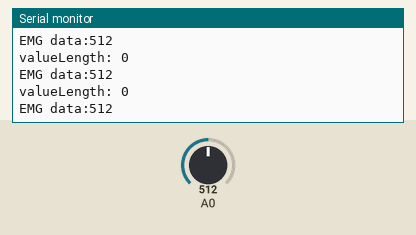
This sketch was run on a simulated Arduino Uno, built with avr-gcc and run on an emulated ATmega328P. Shown: the last lines printed to the serial monitor. The test bench sets the inputs (shaded band); at power-on: A0 = 512. Nothing arrives over Bluetooth unless stated; a phone connects over Bluetooth LE 3 s after start.

Above: at 6.0 s.
6.1 s: A0 set to 110
At 7.1 s:
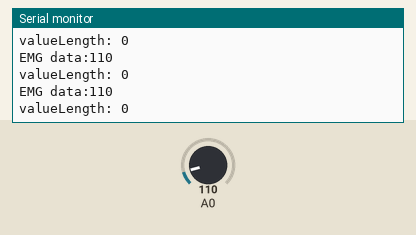
9.1 s: A0 set to 93
At 9.6 s:
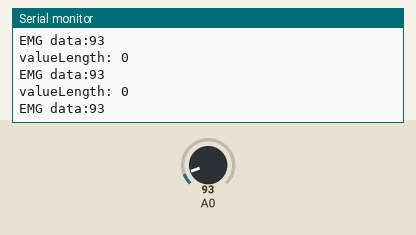
16.6 s: A0 set to 8
At 17.3 s:
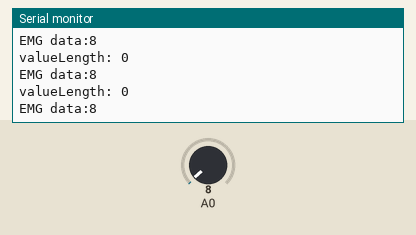
19.6 s: A0 set to 11
At 20.3 s:
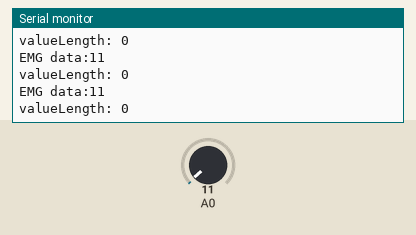
Timing chart, 0 to 22.6 s (numbered marks = the images above; inputs shaded):
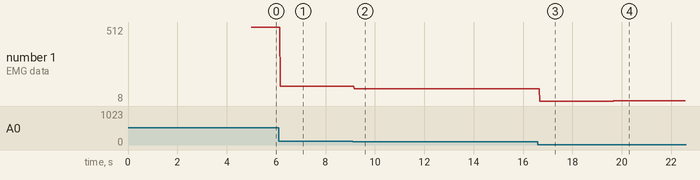

Measured:
- the behaviour switches between 100 and 99 on A0 (found by bisection; images 1 and 2)
- the behaviour switches between 9 and 10 on A0 (found by bisection; images 3 and 4)
- after the input at 6.1 s, the serial monitor: prints a new line after 0.07 s (image 1)
- after the input at 9.1 s, the serial monitor: prints a new line after 0.07 s (image 2)
- after the input at 16.6 s, the serial monitor: prints a new line after 0.08 s (image 3)
- after the input at 19.6 s, the serial monitor: prints a new line after 0.08 s (image 4)
- plotted number 1: 512 → 110 after the input at 6.1 s, 110 → 93 after the input at 9.1 s, 93 → 8 after the input at 16.6 s, 8 → 11 after the input at 19.6 s

The sketch:

UnoR4_BT.ino
```cpp
// Grove - EMG Sensor demo code
// This demo will need a Grove - Led Bar to show the motion
// Grove - EMG Sensor connect to A0
// Grove - LED Bar connect to D8, D9
// note: it'll take about serval seconds to detect static analog value
// when you should hold your muscle static. You will see led bar from level 10 turn to
// level 0, it means static analog value get ok

//#include <LED_Bar.h>

//LED_Bar bar(9, 8);

#include <ArduinoBLE.h>


int max_analog_dta      = 300;              // max analog data
int min_analog_dta      = 100;              // min analog data
int static_analog_dta   = 0;                // static analog data

int level       = 5;
int level_buf   = 5;
int emgData = 555;

// get analog value
int getEMGAnalog(int pin)
{
    long sum = 0;

    for(int i=0; i<32; i++)
    {
        sum += analogRead(pin);
    }

    int dta = sum>>5;

    max_analog_dta = dta>max_analog_dta ? dta : max_analog_dta;         // if max data
    min_analog_dta = min_analog_dta>dta ? dta : min_analog_dta;         // if min data

    return sum>>5;
}

void setupEMG()
{
    Serial.begin(9600);

    long sum = 0;

    for(int i=0; i<=10; i++)
    {
        for(int j=0; j<100; j++)
        {
            sum += getEMGAnalog(A0);
            delay(1);
        }

        //bar.setLevel(10-i);
    }

    sum /= 1100;

    static_analog_dta = sum;

    Serial.print("static_analog_dta = ");
    Serial.println(static_analog_dta);
}

void loopEMG()
{

    int val = getEMGAnalog(A0);                    // get Analog value

    int level2;

    if(val>static_analog_dta)                   // larger than static_analog_dta
    {
        level2 = 5 + map(val, static_analog_dta, max_analog_dta, 0, 5);
    }
    else
    {
        level2 = 5 - map(val, min_analog_dta, static_analog_dta, 0, 5);
    }

    // to smooth the change of led bar
    if(level2 > level)
    {
        level++;
    }
    else if(level2 < level)
    {
        level--;
    }

    if(level != level_buf)
    {
        level_buf = level;
        //bar.setLevel(level);
        //Serial.print("level: ");
        //Serial.println(level);
    }
    Serial.print("EMG data:");
    Serial.println(val);
    emgData = val;
    delay(10);
}


// Define the name of the Bluetooth peripheral
const char* peripheralName = "R4_RYANW_EMG";

// // Create a BLE Service
// BLEService fileTransferService("19B10000-E8F2-537E-4F6C-D104768A1214");
// // Create a BLE Characteristic for receiving data
// const char* dataCharacteristicUUID = "19B10001-E8F2-537E-4F6C-D104768A1214";
// BLECharacteristic dataCharacteristic(dataCharacteristicUUID, BLEWrite | BLERead, "");
const int characteristicSize = 128;
BLEService stringService("7DEF8317-7300-4EE6-8849-46FACE74CA2A");
BLEStringCharacteristic txCharacteristic("7DEF8317-7301-4EE6-8849-46FACE74CA2A",
    BLERead | BLENotify, characteristicSize);
BLEStringCharacteristic rxCharacteristic("7DEF8317-7302-4EE6-8849-46FACE74CA2A",
    BLEWrite, characteristicSize);

void setup() {
  // Initialize the Serial communication for debugging
  Serial.begin(9600);

  // Initialize the BLE library
  if (!BLE.begin()) {
    Serial.println("Starting BLE failed!");
    while (1);
  }

  // Set the local name of the Bluetooth peripheral
  BLE.setLocalName(peripheralName);
  BLE.setAdvertisedService(stringService);

  // Add the characteristics to the service
  stringService.addCharacteristic(txCharacteristic);
  stringService.addCharacteristic(rxCharacteristic);

  txCharacteristic.writeValue("hello");
  BLE.addService(stringService);

  // Start advertising
  BLE.advertise();

  Serial.println("Bluetooth peripheral advertising...");

  setupEMG();
}
void RxFromBT() {
  int count;
  String receivedData = "";
  count = rxCharacteristic.valueSize();
  Serial.print("valueLength: ");
  Serial.println(count);
  if (count > 0) {
    //Serial.print("read ");
    //Serial.println(dataCharacteristic.read());
    //dataCharacteristic.readValue()
    receivedData = rxCharacteristic.value();
    // Process the received data (e.g., parse JSON)
    Serial.print("Received data: ");
    Serial.println(receivedData);
  }
}
void loop() {
  BLEDevice central = BLE.central();
  if (central) {
    Serial.print("Connected to central: ");
    Serial.println(central.address());

    while (central.connected()) {
      loopEMG();
      RxFromBT();
      String txString = String(emgData);
      txCharacteristic.setValue(txString);
      }
  }
}
```
